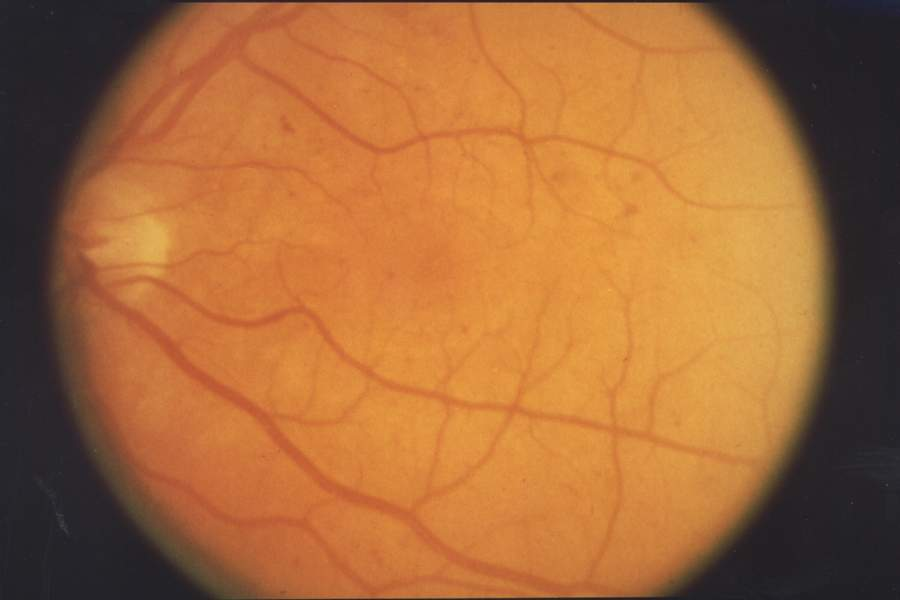
#> input picture templates/assets/fundus-retinopathy-eda03.jpg, 900 x 600 px
$ python -i grid.py   (imports and definitions only)
#> lines starting #> are read from the running program, lines starting #| are printed output that depends on the picture
#> further down, picture is the input picture: PIL image 900x600 RGB; mean R, G, B 165.2, 105.9, 58.3
from dataclasses import dataclass, asdict
import numpy as np
from PIL import Image


@dataclass(frozen=True)
class PatchConfig:
    canvas: int = 1024
    grid: int = 5
    patch: int = 224
    resize_policy: str = "letterbox"
    mean: tuple = (0.485, 0.456, 0.406)
    std: tuple = (0.229, 0.224, 0.225)

    def __post_init__(self):
        if self.grid < 2 or not 0 < self.patch <= self.canvas or self.resize_policy != "letterbox":
            raise ValueError("Invalid patch configuration; letterbox required")
        if (self.canvas - self.patch) / (self.grid - 1) > self.patch:
            raise ValueError("Grid leaves uncovered gaps")
        if len(self.mean) != 3 or len(self.std) != 3 or any(x <= 0 for x in self.std):
            raise ValueError("Invalid normalization")


def tile(image, config=PatchConfig()):
    if not isinstance(image, Image.Image):
        image = Image.fromarray(image)
    image = image.convert("RGB")
    sw, sh = image.size
#> sw = 900; sh = 600
    scale = min(config.canvas / sw, config.canvas / sh)
#> scale = 1.14
    rw, rh = max(1, round(sw * scale)), max(1, round(sh * scale))
#> rw = 1024; rh = 683
    ox, oy = (config.canvas - rw) // 2, (config.canvas - rh) // 2
#> ox = 0; oy = 170
    canvas = Image.new("RGB", (config.canvas, config.canvas))
#> canvas: PIL image 1024x1024 RGB; every value is 0
    canvas.paste(image.resize((rw, rh), Image.Resampling.BILINEAR), (ox, oy))
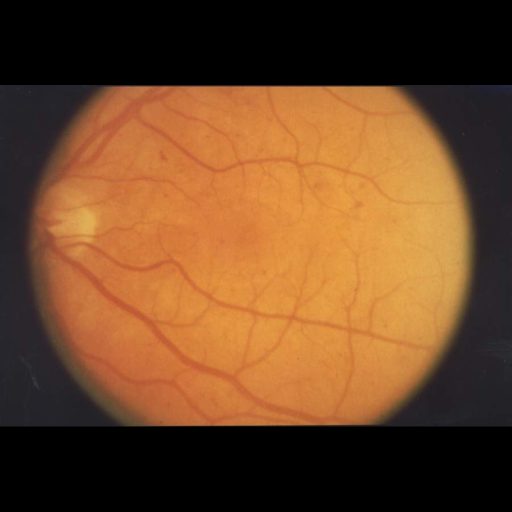
#> canvas: PIL image 1024x1024 RGB (shown at 1/2 size); mean R, G, B 110.2, 70.6, 38.9
    starts = np.rint(np.linspace(0, config.canvas - config.patch, config.grid)).astype(int)
    patches = []
    coords = []
    for y in starts:
        for x in starts:
            box = (int(x), int(y), int(x + config.patch), int(y + config.patch))
            patches.append(np.asarray(canvas.crop(box)).copy())
            coords.append(
                {
                    "index": len(coords),
                    "canvas_xyxy": list(box),
                    "source_xyxy": [
                        (box[0] - ox) * sw / rw,
                        (box[1] - oy) * sh / rh,
                        (box[2] - ox) * sw / rw,
                        (box[3] - oy) * sh / rh,
                    ],
                }
            )
#> after the loop, coords = 25 items; patches = 25 items
    return np.stack(patches), {
        "config": asdict(config),
        "source_size": [sw, sh],
        "resized_size": [rw, rh],
        "offset": [ox, oy],
        "patches": coords,
    }


def normalize(patches, config=PatchConfig()):
    return (
        (
            (patches.astype(np.float32) / 255 - np.array(config.mean, dtype=np.float32))
            / np.array(config.std, dtype=np.float32)
        )
        .transpose(0, 3, 1, 2)
        .copy()
    )


def source_to_canvas(x, y, metadata):
    sw, sh = metadata["source_size"]
    rw, rh = metadata["resized_size"]
    ox, oy = metadata["offset"]
    return x * rw / sw + ox, y * rh / sh + oy


def canvas_to_source(x, y, metadata):
    sw, sh = metadata["source_size"]
    rw, rh = metadata["resized_size"]
    ox, oy = metadata["offset"]
    return (x - ox) * sw / rw, (y - oy) * sh / rh

>>> from PIL import Image
>>> picture = Image.open('../../../../templates/assets/fundus-retinopathy-eda03.jpg')
>>> result = tile(picture)
